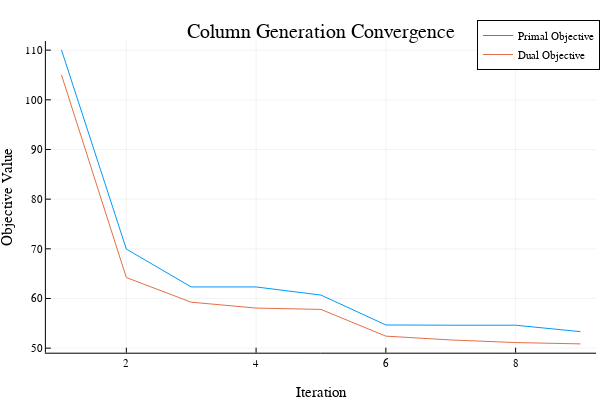
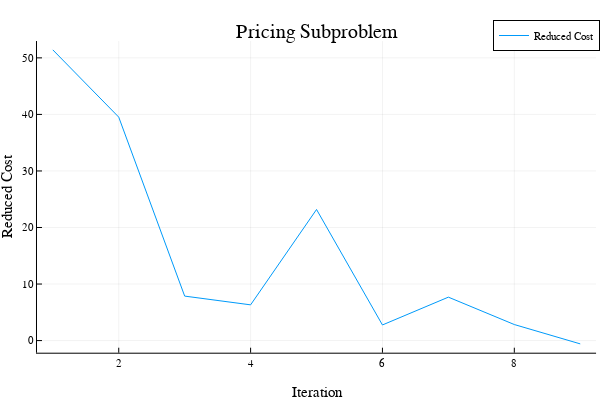
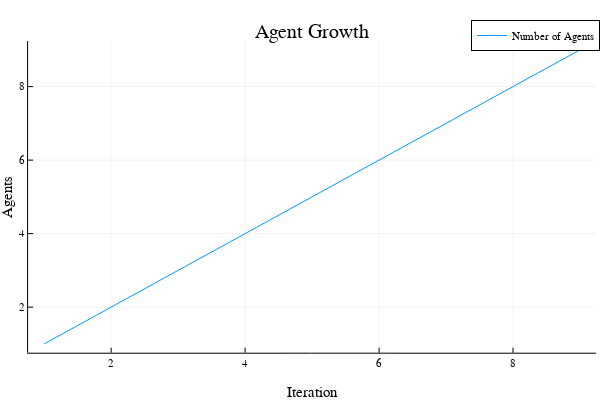

Write notebook code for charts like these, in order.
### Markdown cell above
## Plot Convergence History

### Code cell
using Plots

p1 = plot(
    history[:primal_obj],
    label="Primal Objective",
    xlabel="Iteration",
    ylabel="Objective Value",
    title="Column Generation Convergence"
)
plot!(p1, history[:dual_obj], label="Dual Objective")
display(p1)

p2 = plot(
    history[:reduced_cost],
    label="Reduced Cost",
    xlabel="Iteration",
    ylabel="Reduced Cost",
    title="Pricing Subproblem"
)
display(p2)

p3 = plot(
    history[:num_agents],
    label="Number of Agents",
    xlabel="Iteration",
    ylabel="Agents",
    title="Agent Growth"
)
display(p3)

### Figure 1 — Plotly figure (JSON) as saved in the notebook; plotly's stock layout.template omitted (floating-point values rounded to 4 significant figures)
{"data": [{"colorbar": {"len": 0.8657, "title": "", "x": 0.9934, "y": 0.5087}, "legendgroup": "Primal Objective", "line": {"color": "rgba(0, 154, 250, 1.000)", "dash": "solid", "shape": "linear", "width": 1}, "mode": "lines", "name": "Primal Objective", "showlegend": true, "type": "scatter", "x": [1, 2, 3, 4, 5, 6, 7, 8, 9], "xaxis": "x", "y": [110.1, 69.95, 62.32, 62.32, 60.69, 54.66, 54.62, 54.62, 53.32], "yaxis": "y"}, {"colorbar": {"len": 0.8657, "title": "", "x": 0.9934, "y": 0.5087}, "legendgroup": "Dual Objective", "line": {"color": "rgba(227, 111, 71, 1.000)", "dash": "solid", "shape": "linear", "width": 1}, "mode": "lines", "name": "Dual Objective", "showlegend": true, "type": "scatter", "x": [1, 2, 3, 4, 5, 6, 7, 8, 9], "xaxis": "x", "y": [105.0, 64.22, 59.25, 58.07, 57.8, 52.41, 51.65, 51.12, 50.86], "yaxis": "y"}], "layout": {"annotations": [{"font": {"color": "rgba(0, 0, 0, 1.000)", "family": "sans-serif", "size": 20}, "rotation": 0, "showarrow": false, "text": "Column Generation Convergence", "x": 0.535, "xanchor": "center", "xref": "paper", "y": 1, "yanchor": "top", "yref": "paper"}], "height": 400, "legend": {"bgcolor": "rgba(255, 255, 255, 1.000)", "bordercolor": "rgba(0, 0, 0, 1.000)", "borderwidth": 1, "font": {"color": "rgba(0, 0, 0, 1.000)", "family": "sans-serif", "size": 11}, "title": {"font": {"color": "rgba(0, 0, 0, 1.000)", "family": "sans-serif", "size": 15}, "text": ""}, "tracegroupgap": 0, "traceorder": "normal", "x": 1, "xanchor": "auto", "y": 1, "yanchor": "auto"}, "margin": {"b": 20, "l": 0, "r": 0, "t": 20}, "paper_bgcolor": "rgba(255, 255, 255, 1.000)", "plot_bgcolor": "rgba(255, 255, 255, 1.000)", "showlegend": true, "width": 600, "xaxis": {"anchor": "y", "domain": [0.07647, 0.9934], "gridcolor": "rgba(0, 0, 0, 0.100)", "gridwidth": 0.5, "linecolor": "rgba(0, 0, 0, 1.000)", "mirror": false, "range": [0.76, 9.24], "showgrid": true, "showline": true, "showticklabels": true, "tickangle": 0, "tickcolor": "rgb(0, 0, 0)", "tickfont": {"color": "rgba(0, 0, 0, 1.000)", "family": "sans-serif", "size": 11}, "tickmode": "array", "ticks": "inside", "ticktext": ["2", "4", "6", "8"], "tickvals": [2, 4, 6, 8], "title": "Iteration", "titlefont": {"color": "rgba(0, 0, 0, 1.000)", "family": "sans-serif", "size": 15}, "type": "-", "visible": true, "zeroline": false, "zerolinecolor": "rgba(0, 0, 0, 1.000)"}, "yaxis": {"anchor": "x", "domain": [0.07581, 0.9415], "gridcolor": "rgba(0, 0, 0, 0.100)", "gridwidth": 0.5, "linecolor": "rgba(0, 0, 0, 1.000)", "mirror": false, "range": [49.08, 111.8], "showgrid": true, "showline": true, "showticklabels": true, "tickangle": 0, "tickcolor": "rgb(0, 0, 0)", "tickfont": {"color": "rgba(0, 0, 0, 1.000)", "family": "sans-serif", "size": 11}, "tickmode": "array", "ticks": "inside", "ticktext": ["50", "60", "70", "80", "90", "100", "110"], "tickvals": [50, 60, 70, 80, 90, 100, 110], "title": "Objective Value", "titlefont": {"color": "rgba(0, 0, 0, 1.000)", "family": "sans-serif", "size": 15}, "type": "-", "visible": true, "zeroline": false, "zerolinecolor": "rgba(0, 0, 0, 1.000)"}}}

### Figure 2 — Plotly figure (JSON) as saved in the notebook; plotly's stock layout.template omitted (floating-point values rounded to 4 significant figures)
{"data": [{"colorbar": {"len": 0.8657, "title": "", "x": 0.9934, "y": 0.5087}, "legendgroup": "Reduced Cost", "line": {"color": "rgba(0, 154, 250, 1.000)", "dash": "solid", "shape": "linear", "width": 1}, "mode": "lines", "name": "Reduced Cost", "showlegend": true, "type": "scatter", "x": [1, 2, 3, 4, 5, 6, 7, 8, 9], "xaxis": "x", "y": [51.42, 39.52, 7.866, 6.318, 23.19, 2.763, 7.683, 2.837, -0.5842], "yaxis": "y"}], "layout": {"annotations": [{"font": {"color": "rgba(0, 0, 0, 1.000)", "family": "sans-serif", "size": 20}, "rotation": 0, "showarrow": false, "text": "Pricing Subproblem", "x": 0.5275, "xanchor": "center", "xref": "paper", "y": 1, "yanchor": "top", "yref": "paper"}], "height": 400, "legend": {"bgcolor": "rgba(255, 255, 255, 1.000)", "bordercolor": "rgba(0, 0, 0, 1.000)", "borderwidth": 1, "font": {"color": "rgba(0, 0, 0, 1.000)", "family": "sans-serif", "size": 11}, "title": {"font": {"color": "rgba(0, 0, 0, 1.000)", "family": "sans-serif", "size": 15}, "text": ""}, "tracegroupgap": 0, "traceorder": "normal", "x": 1, "xanchor": "auto", "y": 1, "yanchor": "auto"}, "margin": {"b": 20, "l": 0, "r": 0, "t": 20}, "paper_bgcolor": "rgba(255, 255, 255, 1.000)", "plot_bgcolor": "rgba(255, 255, 255, 1.000)", "showlegend": true, "width": 600, "xaxis": {"anchor": "y", "domain": [0.06165, 0.9934], "gridcolor": "rgba(0, 0, 0, 0.100)", "gridwidth": 0.5, "linecolor": "rgba(0, 0, 0, 1.000)", "mirror": false, "range": [0.76, 9.24], "showgrid": true, "showline": true, "showticklabels": true, "tickangle": 0, "tickcolor": "rgb(0, 0, 0)", "tickfont": {"color": "rgba(0, 0, 0, 1.000)", "family": "sans-serif", "size": 11}, "tickmode": "array", "ticks": "inside", "ticktext": ["2", "4", "6", "8"], "tickvals": [2, 4, 6, 8], "title": "Iteration", "titlefont": {"color": "rgba(0, 0, 0, 1.000)", "family": "sans-serif", "size": 15}, "type": "-", "visible": true, "zeroline": false, "zerolinecolor": "rgba(0, 0, 0, 1.000)"}, "yaxis": {"anchor": "x", "domain": [0.07581, 0.9415], "gridcolor": "rgba(0, 0, 0, 0.100)", "gridwidth": 0.5, "linecolor": "rgba(0, 0, 0, 1.000)", "mirror": false, "range": [-2.144, 52.98], "showgrid": true, "showline": true, "showticklabels": true, "tickangle": 0, "tickcolor": "rgb(0, 0, 0)", "tickfont": {"color": "rgba(0, 0, 0, 1.000)", "family": "sans-serif", "size": 11}, "tickmode": "array", "ticks": "inside", "ticktext": ["0", "10", "20", "30", "40", "50"], "tickvals": [0, 10, 20, 30, 40, 50], "title": "Reduced Cost", "titlefont": {"color": "rgba(0, 0, 0, 1.000)", "family": "sans-serif", "size": 15}, "type": "-", "visible": true, "zeroline": false, "zerolinecolor": "rgba(0, 0, 0, 1.000)"}}}

### Figure 3 — Plotly figure (JSON) as saved in the notebook; plotly's stock layout.template omitted (floating-point values rounded to 4 significant figures)
{"data": [{"colorbar": {"len": 0.8657, "title": "", "x": 0.9934, "y": 0.5087}, "legendgroup": "Number of Agents", "line": {"color": "rgba(0, 154, 250, 1.000)", "dash": "solid", "shape": "linear", "width": 1}, "mode": "lines", "name": "Number of Agents", "showlegend": true, "type": "scatter", "x": [1, 2, 3, 4, 5, 6, 7, 8, 9], "xaxis": "x", "y": [1, 2, 3, 4, 5, 6, 7, 8, 9], "yaxis": "y"}], "layout": {"annotations": [{"font": {"color": "rgba(0, 0, 0, 1.000)", "family": "sans-serif", "size": 20}, "rotation": 0, "showarrow": false, "text": "Agent Growth", "x": 0.5201, "xanchor": "center", "xref": "paper", "y": 1, "yanchor": "top", "yref": "paper"}], "height": 400, "legend": {"bgcolor": "rgba(255, 255, 255, 1.000)", "bordercolor": "rgba(0, 0, 0, 1.000)", "borderwidth": 1, "font": {"color": "rgba(0, 0, 0, 1.000)", "family": "sans-serif", "size": 11}, "title": {"font": {"color": "rgba(0, 0, 0, 1.000)", "family": "sans-serif", "size": 15}, "text": ""}, "tracegroupgap": 0, "traceorder": "normal", "x": 1, "xanchor": "auto", "y": 1, "yanchor": "auto"}, "margin": {"b": 20, "l": 0, "r": 0, "t": 20}, "paper_bgcolor": "rgba(255, 255, 255, 1.000)", "plot_bgcolor": "rgba(255, 255, 255, 1.000)", "showlegend": true, "width": 600, "xaxis": {"anchor": "y", "domain": [0.04684, 0.9934], "gridcolor": "rgba(0, 0, 0, 0.100)", "gridwidth": 0.5, "linecolor": "rgba(0, 0, 0, 1.000)", "mirror": false, "range": [0.76, 9.24], "showgrid": true, "showline": true, "showticklabels": true, "tickangle": 0, "tickcolor": "rgb(0, 0, 0)", "tickfont": {"color": "rgba(0, 0, 0, 1.000)", "family": "sans-serif", "size": 11}, "tickmode": "array", "ticks": "inside", "ticktext": ["2", "4", "6", "8"], "tickvals": [2, 4, 6, 8], "title": "Iteration", "titlefont": {"color": "rgba(0, 0, 0, 1.000)", "family": "sans-serif", "size": 15}, "type": "-", "visible": true, "zeroline": false, "zerolinecolor": "rgba(0, 0, 0, 1.000)"}, "yaxis": {"anchor": "x", "domain": [0.07581, 0.9415], "gridcolor": "rgba(0, 0, 0, 0.100)", "gridwidth": 0.5, "linecolor": "rgba(0, 0, 0, 1.000)", "mirror": false, "range": [0.76, 9.24], "showgrid": true, "showline": true, "showticklabels": true, "tickangle": 0, "tickcolor": "rgb(0, 0, 0)", "tickfont": {"color": "rgba(0, 0, 0, 1.000)", "family": "sans-serif", "size": 11}, "tickmode": "array", "ticks": "inside", "ticktext": ["2", "4", "6", "8"], "tickvals": [2, 4, 6, 8], "title": "Agents", "titlefont": {"color": "rgba(0, 0, 0, 1.000)", "family": "sans-serif", "size": 15}, "type": "-", "visible": true, "zeroline": false, "zerolinecolor": "rgba(0, 0, 0, 1.000)"}}}
